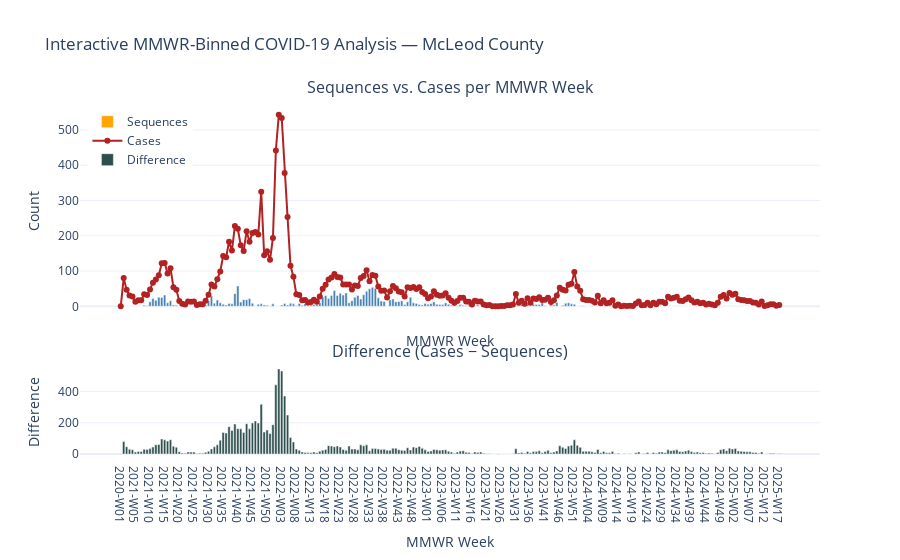

Source (notebook cell):
### Code cell
import pandas as pd
import plotly.graph_objects as go
from plotly.subplots import make_subplots

# --- Load merged MMWR-binned data ---
df = pd.read_csv("mmwr_binned_cases_vs_sequences.csv")

# Parse mmwr_week to datetime for sorting
df["sort_date"] = pd.to_datetime(df["mmwr_week"] + "-1", format="%Y-W%W-%w", errors="coerce")
df = df.sort_values("sort_date")

# Prepare labels for x-axis
x_labels = df["mmwr_week"].tolist()

# --- Custom Hover Text ---
hover_text = [
    f"Week: {week}<br>Cases: {cases}<br>Sequences: {seq}<br>Difference: {diff}"
    for week, cases, seq, diff in zip(df["mmwr_week"], df["case_count"], df["sequence_count"], df["difference"])
]

# --- Bar Color by Discrepancy ---
bar_colors = ["orange" if diff < 0 else "steelblue" for diff in df["difference"]]

# --- Create Dual Subplots ---
fig = make_subplots(
    rows=2, cols=1,
    shared_xaxes=True,
    vertical_spacing=0.12,
    row_heights=[0.7, 0.3],
    subplot_titles=("Sequences vs. Cases per MMWR Week", "Difference (Cases − Sequences)")
)

# --- Top plot: Sequences as colored bars ---
fig.add_trace(go.Bar(
    x=x_labels,
    y=df["sequence_count"],
    name="Sequences",
    marker_color=bar_colors,
    hovertext=hover_text,
    hoverinfo="text"
), row=1, col=1)

# --- Top plot: Cases as red line ---
fig.add_trace(go.Scatter(
    x=x_labels,
    y=df["case_count"],
    name="Cases",
    mode="lines+markers",
    marker=dict(color="firebrick"),
    line=dict(color="firebrick"),
    hovertext=hover_text,
    hoverinfo="text"
), row=1, col=1)

# --- Bottom plot: Difference bar chart ---
fig.add_trace(go.Bar(
    x=x_labels,
    y=df["difference"],
    name="Difference",
    marker_color="darkslategray",
    hovertext=hover_text,
    hoverinfo="text"
), row=2, col=1)

# --- Layout customization ---
fig.update_layout(
    title="Interactive MMWR-Binned COVID-19 Analysis — McLeod County",
    xaxis_title="MMWR Week",
    yaxis_title="Count",
    xaxis2_title="MMWR Week",
    yaxis2_title="Difference",
    template="plotly_white",
    hovermode="x unified",
    height=700,
    showlegend=True,
    legend=dict(x=0.01, y=0.98)
)

# Display in notebook
fig.show()

# Save to interactive HTML
fig.write_html("mmwr_dashboard_interactive.html")

### Figure 1 — Plotly figure (JSON) as saved in the notebook; plotly's stock layout.template omitted (floating-point values rounded to 4 significant figures; data arrays with more than 128 entries replaced by an {"elided": "..."} marker saying what was removed)
{"data": [{"hoverinfo": "text", "hovertext": {"elided": "226 str values"}, "marker": {"color": {"elided": "226 str values"}}, "name": "Sequences", "type": "bar", "x": {"elided": "226 str values"}, "xaxis": "x", "y": {"elided": "226 int values"}, "yaxis": "y"}, {"hoverinfo": "text", "hovertext": {"elided": "226 str values"}, "line": {"color": "firebrick"}, "marker": {"color": "firebrick"}, "mode": "lines+markers", "name": "Cases", "type": "scatter", "x": {"elided": "226 str values"}, "xaxis": "x", "y": {"elided": "226 int values"}, "yaxis": "y"}, {"hoverinfo": "text", "hovertext": {"elided": "226 str values"}, "marker": {"color": "darkslategray"}, "name": "Difference", "type": "bar", "x": {"elided": "226 str values"}, "xaxis": "x2", "y": {"elided": "226 int values"}, "yaxis": "y2"}], "layout": {"annotations": [{"font": {"size": 16}, "showarrow": false, "text": "Sequences vs. Cases per MMWR Week", "x": 0.5, "xanchor": "center", "xref": "paper", "y": 1, "yanchor": "bottom", "yref": "paper"}, {"font": {"size": 16}, "showarrow": false, "text": "Difference (Cases − Sequences)", "x": 0.5, "xanchor": "center", "xref": "paper", "y": 0.264, "yanchor": "bottom", "yref": "paper"}], "autosize": true, "hovermode": "x unified", "legend": {"x": 0.01, "y": 0.98}, "showlegend": true, "title": {"text": "Interactive MMWR-Binned COVID-19 Analysis — McLeod County"}, "xaxis": {"anchor": "y", "autorange": true, "domain": [0, 1], "matches": "x2", "range": [-13.6, 238.6], "showticklabels": false, "title": {"text": "MMWR Week"}, "type": "category"}, "xaxis2": {"anchor": "y2", "autorange": true, "domain": [0, 1], "range": [-13.6, 238.6], "title": {"text": "MMWR Week"}, "type": "category"}, "yaxis": {"anchor": "x", "autorange": true, "domain": [0.384, 1], "range": [-59.43, 602.4], "title": {"text": "Count"}, "type": "linear"}, "yaxis2": {"anchor": "x2", "autorange": true, "domain": [0, 0.264], "range": [-31.22, 573.2], "title": {"text": "Difference"}, "type": "linear"}}}
